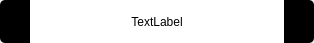
<?xml version="1.0" encoding="UTF-8"?>
<ui version="4.0">
 <class>DeValueSelectWidget</class>
 <widget class="QWidget" name="DeValueSelectWidget">
  <property name="geometry">
   <rect>
    <x>0</x>
    <y>0</y>
    <width>314</width>
    <height>43</height>
   </rect>
  </property>
  <property name="windowTitle">
   <string>DeValueSelectWidget</string>
  </property>
  <property name="styleSheet">
   <string notr="true">QLabel
{   
	background-color: rgb(255, 255, 255);
    font:14px bold &quot;微软雅黑&quot;;
}

QPushButton
{
	background-color: rgb(0, 0, 0);
}</string>
  </property>
  <layout class="QGridLayout" name="gridLayout" columnstretch="1,8,1">
   <property name="margin">
    <number>0</number>
   </property>
   <property name="spacing">
    <number>0</number>
   </property>
   <item row="0" column="0">
    <widget class="QPushButton" name="prevBtn">
     <property name="sizePolicy">
      <sizepolicy hsizetype="Minimum" vsizetype="Maximum">
       <horstretch>0</horstretch>
       <verstretch>0</verstretch>
      </sizepolicy>
     </property>
     <property name="styleSheet">
      <string notr="true">QPushButton
{
    border:0px solid black;
    border-top-left-radius:5px;
    border-top-right-radius:0px;
    border-bottom-right-radius:0px;
    border-bottom-left-radius:5px;
    max-height:100px;    
    min-width:30px;
    max-width:30px;
}</string>
     </property>
     <property name="text">
      <string>&lt;</string>
     </property>
    </widget>
   </item>
   <item row="0" column="2">
    <widget class="QPushButton" name="nextBtn">
     <property name="sizePolicy">
      <sizepolicy hsizetype="Minimum" vsizetype="Maximum">
       <horstretch>0</horstretch>
       <verstretch>0</verstretch>
      </sizepolicy>
     </property>
     <property name="styleSheet">
      <string notr="true">QPushButton
{
    border:0px solid black;
    border-top-left-radius:0px;
    border-top-right-radius:5px;
    border-bottom-right-radius:5px;
    border-bottom-left-radius:0px;
    max-height:100px;  
    min-width:30px;
    max-width:30px;
}</string>
     </property>
     <property name="text">
      <string>&gt;</string>
     </property>
    </widget>
   </item>
   <item row="0" column="1">
    <widget class="QLabel" name="label">
     <property name="text">
      <string>TextLabel</string>
     </property>
     <property name="alignment">
      <set>Qt::AlignCenter</set>
     </property>
    </widget>
   </item>
  </layout>
 </widget>
 <layoutdefault spacing="6" margin="11"/>
 <resources/>
 <connections/>
</ui>
